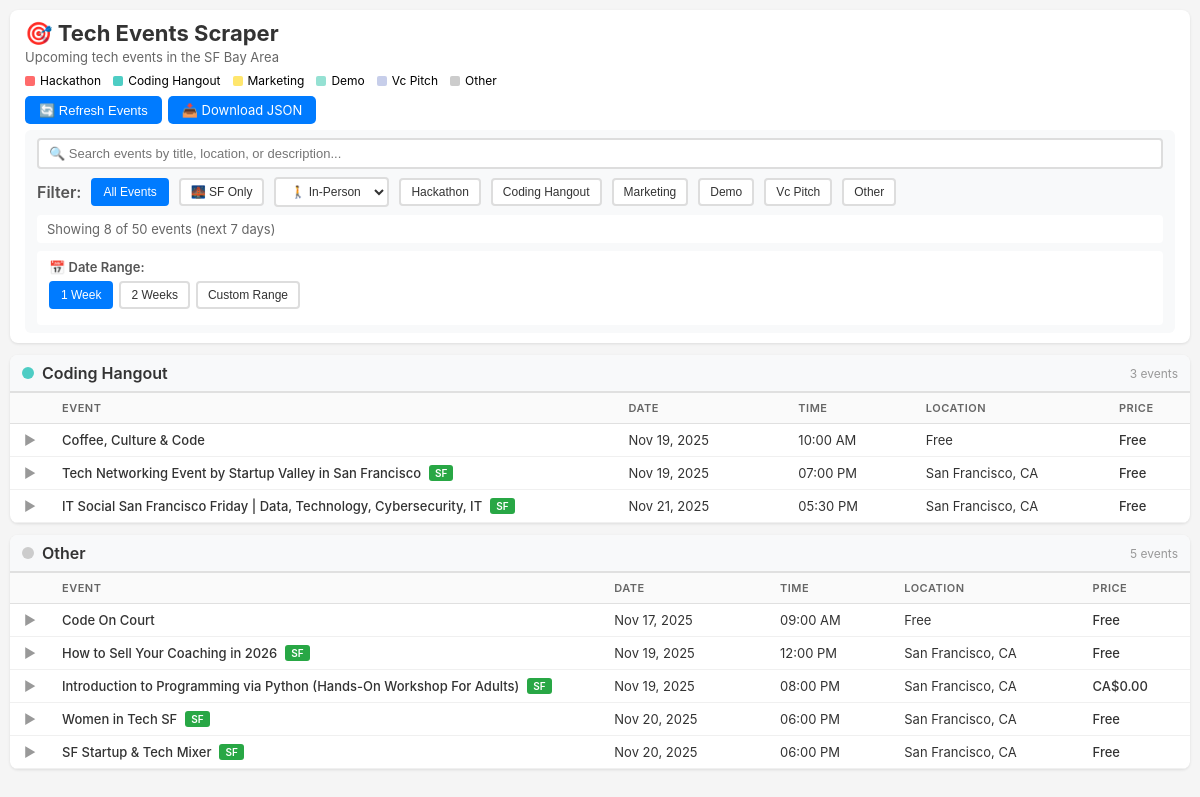
/, run on an earlier commit of the app's database.
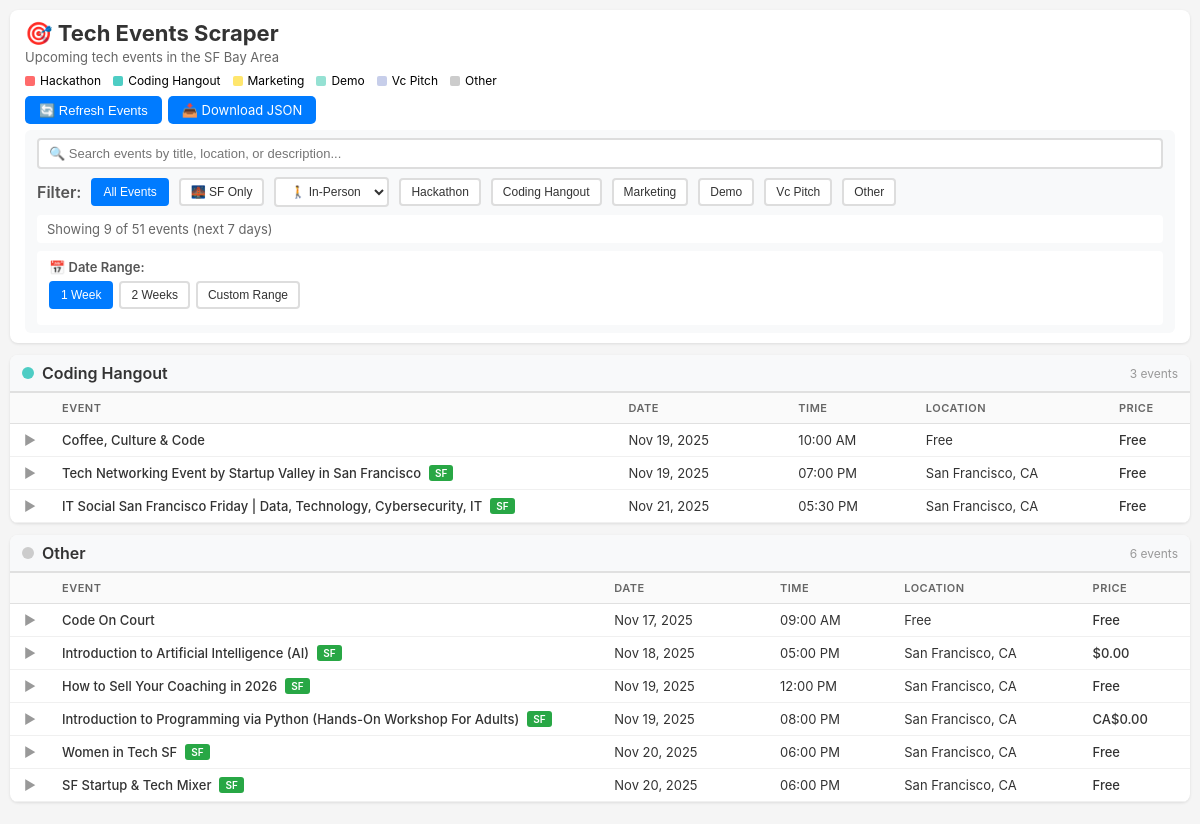
And on a later commit of the database.
### tables this page shows
CREATE TABLE events (
    id INTEGER PRIMARY KEY AUTOINCREMENT,
    title VARCHAR(500) NOT NULL,
    event_date TEXT NOT NULL,  -- Changed from DATE to TEXT
    event_time TEXT,            -- Changed from TIME to TEXT
    location VARCHAR(500),
    url VARCHAR(1000) UNIQUE,
    description TEXT,
    category VARCHAR(50),
    source VARCHAR(100),
    price VARCHAR(100),
    created_at TIMESTAMP DEFAULT CURRENT_TIMESTAMP,
    updated_at TIMESTAMP DEFAULT CURRENT_TIMESTAMP,
    UNIQUE(title, event_date)
);

### app.py (the view)
@app.route('/')
def index():
    events = get_all_events()
    for event in events:
        event['color'] = CATEGORY_COLORS.get(event['category'], '#CCCCCC')
        event['is_sf'] = is_sf_location(event.get('location', ''))
        if event.get('is_virtual') is None:
            event['is_virtual'] = is_virtual_event(
                event.get('title', ''),
                event.get('description', ''),
                event.get('location', '')
            )
        if event.get('event_date'):
            if isinstance(event['event_date'], str):
                try:
                    event['event_date'] = datetime.strptime(event['event_date'], '%Y-%m-%d').date()
                except:
                    pass
        if event.get('event_time'):
            if isinstance(event['event_time'], str):
                try:
                    event['event_time'] = datetime.strptime(event['event_time'], '%H:%M:%S').time()
                except:
                    try:
                        event['event_time'] = datetime.strptime(event['event_time'], '%H:%M:%S.%f').time()
                    except:
                        pass
    events_by_category = {}
    for event in events:
        category = event['category']
        if category not in events_by_category:
            events_by_category[category] = []
        events_by_category[category].append(event)
    Thread(target=export_to_json, args=(events,)).start()
    return render_template('index.html',
                         events_by_category=events_by_category,
                         category_colors=CATEGORY_COLORS)

### database/db_helper.py (called while the page is built)
@contextmanager
def get_db_connection():
    conn = sqlite3.connect(DB_PATH)
    conn.row_factory = sqlite3.Row  # Return rows as dictionaries
    try:
        yield conn
    finally:
        conn.close()

def get_all_events():
    with get_db_connection() as conn:
        cur = conn.cursor()
        cur.execute("""
            SELECT * FROM events
            WHERE event_date >= date('now')
            ORDER BY category, event_date, event_time
        """)
        return [dict(row) for row in cur.fetchall()]

### scrapers/categorizer.py (called while the page is built)
def is_sf_location(location):
    if not location:
        return False
    location_lower = location.lower()
    if any(non_sf_city in location_lower for non_sf_city in Config.NON_SF_CITIES):
        return False
    if ' sf' in location_lower or ',sf' in location_lower or location_lower.startswith('sf'):
        if 'south sf' not in location_lower and 'ssf' not in location_lower:
            return True
    return any(sf_keyword in location_lower for sf_keyword in Config.SF_LOCATIONS)

def is_virtual_event(title, description='', location=''):
    text = f"{title} {description} {location}".lower()
    return any(keyword in text for keyword in Config.VIRTUAL_KEYWORDS)

### templates/index.html (shortened to what this page needs)
<!DOCTYPE html>
<html lang="en">
<head>
</head>
<body>
    <div class="container">
        <header>
            <h1>🎯 Tech Events Scraper</h1>
            <p class="subtitle">Upcoming tech events in the SF Bay Area</p>
            <div class="legend">
                {% for category, color in category_colors.items() %}
                <div class="legend-item">
                    <div class="legend-color" style="background: {{ color }}"></div>
                    <span>{{ category.replace('_', ' ').title() }}</span>
                </div>
                {% endfor %}
            </div>
            <div class="controls">
                <button onclick="refreshEvents()">🔄 Refresh Events</button>
                <a href="/static/events_export.json" download class="button">
                    📥 Download JSON
                </a>
            </div>
            <div class="search-filter">
                <input type="text"
                       id="searchBox"
                       class="search-box"
                       placeholder="🔍 Search events by title, location, or description..."
                       onkeyup="filterEvents()">
                <div class="filter-group">
                    <span class="filter-label">Filter:</span>
                    <button class="filter-btn active" onclick="filterByCategory('all')">All Events</button>
                    <button class="filter-btn" onclick="filterByLocation('sf')">🌉 SF Only</button>
                    <select class="virtual-dropdown" onchange="filterByVirtual(this.value)">
                        <option value="non-virtual">🚶 In-Person</option>
                    </select>
                    {% for category in category_colors.keys() %}
                    <button class="filter-btn" onclick="filterByCategory('{{ category }}')">
                        {{ category.replace('_', ' ').title() }}
                    </button>
                    {% endfor %}
                </div>
                <div class="stats" id="stats">
                </div>
                <div class="date-filter">
                    <span class="date-filter-label">📅 Date Range:</span>
                    <div class="date-buttons">
                        <button class="date-btn active" onclick="setDateFilter('1week')">1 Week</button>
                        <button class="date-btn" onclick="setDateFilter('2weeks')">2 Weeks</button>
                        <button class="date-btn" onclick="toggleCustomDateRange()">Custom Range</button>
                    </div>
                </div>
            </div>
        </header>
        {% for category, events in events_by_category.items() %}
        <div class="events-table-container">
            <div class="table-category-header">
                <div class="table-category-indicator" style="background: {{ category_colors[category] }}"></div>
                <h2 class="table-category-title">{{ category.replace('_', ' ') }}</h2>
                <span class="table-event-count">{{ events|length }} events</span>
            </div>
            <table class="events-table">
                <thead>
                    <tr>
                        <th style="width: 40px;"></th>
                        <th>Event</th>
                        <th>Date</th>
                        <th class="table-time-cell">Time</th>
                        <th class="table-location-cell">Location</th>
                        <th>Price</th>
                    </tr>
                </thead>
                <tbody>
                    {% for event in events %}
                    <tr class="expandable" onclick="toggleTableRow(this)" data-category="{{ category }}" data-virtual="{{ '1' if event.is_virtual else '0' }}">
                        <td class="table-expand-cell">
                            <span class="expand-icon">▶</span>
                        </td>
                        <td class="table-title-cell">
                            <a href="{{ event.url }}" target="_blank" onclick="event.stopPropagation()">
                                {{ event.title }}
                                {% if event.is_sf %}
                                <span class="table-sf-badge">SF</span>
                                {% endif %}
                            </a>
                        </td>
                        <td class="table-date-cell">
                            {{ event.event_date.strftime('%b %d, %Y') if event.event_date else 'TBD' }}
                        </td>
                        <td class="table-time-cell">
                            {{ event.event_time.strftime('%I:%M %p') if event.event_time else '-' }}
                        </td>
                        <td class="table-location-cell">
                            {{ event.location if event.location else '-' }}
                        </td>
                        <td class="table-price-cell">
                            {{ event.price if event.price else 'Free' }}
                        </td>
                    </tr>
                    {% endfor %}
                </tbody>
            </table>
        </div>
        {% endfor %}
    </div>
</body>
</html>

### templates/index.html (style rules this page uses)
* { margin: 0; padding: 0; box-sizing: border-box; }
body { font-family: -apple-system, BlinkMacSystemFont, 'Segoe UI', Roboto, sans-serif; background: #f5f5f5; padding: 10px; }
.container { max-width: 1200px; margin: 0 auto; }
header { background: white; padding: 10px 15px; border-radius: 8px; margin-bottom: 12px; box-shadow: 0 1px 3px rgba(0,0,0,0.1); }
h1 { color: #333; margin-bottom: 3px; font-size: 22px; }
.subtitle { color: #666; margin-bottom: 8px; font-size: 13px; }
.controls { margin-top: 8px; display: flex; gap: 6px; }
button, .button { background: #007bff; color: white; border: none; padding: 6px 14px; border-radius: 5px; cursor: pointer; font-size: 13px; text-decoration: none; display: inline-block; }
.legend { display: flex; gap: 12px; flex-wrap: wrap; margin-top: 6px; }
.legend-item { display: flex; align-items: center; gap: 5px; font-size: 12px; }
.legend-color { width: 10px; height: 10px; border-radius: 2px; }
.search-filter { background: #f8f9fa; padding: 8px 12px; border-radius: 6px; margin-top: 6px; }
.search-box { width: 100%; padding: 6px 10px; border: 2px solid #ddd; border-radius: 4px; font-size: 13px; margin-bottom: 8px; }
.filter-group { display: flex; gap: 10px; flex-wrap: wrap; align-items: center; }
.filter-label { font-weight: 600; color: #555; }
.filter-btn { padding: 5px 10px; border: 2px solid #ddd; background: white; border-radius: 4px; cursor: pointer; font-size: 12px; color: #333; transition: all 0.2s; }
.filter-btn.active { background: #007bff; color: white; border-color: #007bff; }
.virtual-dropdown { padding: 5px 10px; border: 2px solid #ddd; background: white; border-radius: 4px; cursor: pointer; font-size: 12px; color: #333; transition: all 0.2s; }
.stats { margin-top: 8px; padding: 6px 10px; background: white; border-radius: 4px; font-size: 13px; color: #666; }
.events-table-container { background: white; border-radius: 8px; margin-bottom: 12px; box-shadow: 0 1px 3px rgba(0,0,0,0.1); overflow: hidden; }
.table-category-header { background: #f8f9fa; padding: 8px 12px; border-bottom: 2px solid #e0e0e0; display: flex; align-items: center; gap: 8px; }
.table-category-indicator { width: 12px; height: 12px; border-radius: 50%; }
.table-category-title { font-size: 16px; font-weight: 600; color: #333; text-transform: capitalize; }
.table-event-count { color: #999; font-size: 12px; margin-left: auto; }
.events-table { width: 100%; border-collapse: collapse; }
.events-table thead { background: #fafafa; border-bottom: 1px solid #e0e0e0; }
.events-table th { text-align: left; padding: 8px 12px; font-weight: 600; font-size: 11px; color: #666; text-transform: uppercase; letter-spacing: 0.5px; }
.events-table tbody tr { border-bottom: 1px solid #f0f0f0; transition: background 0.15s; }
.events-table tbody tr.expandable { cursor: pointer; }
.events-table td { padding: 8px 12px; font-size: 13px; color: #333; vertical-align: middle; }
.table-title-cell { font-weight: 500; max-width: 400px; }
.table-title-cell a { color: #333; text-decoration: none; display: flex; align-items: center; gap: 8px; }
.table-date-cell { white-space: nowrap; color: #555; min-width: 120px; }
.table-time-cell { white-space: nowrap; color: #666; min-width: 90px; }
.table-location-cell { color: #666; max-width: 200px; overflow: hidden; text-overflow: ellipsis; white-space: nowrap; }
.table-price-cell { white-space: nowrap; font-weight: 500; color: #28a745; }
.table-expand-cell { width: 40px; text-align: center; }
.expand-icon { color: #999; transition: transform 0.2s; display: inline-block; }
.table-sf-badge { background: #28a745; color: white; padding: 2px 6px; border-radius: 3px; font-size: 10px; font-weight: 600; }
.date-filter { margin-top: 8px; padding: 8px 12px; background: white; border-radius: 4px; }
.date-filter-label { font-weight: 600; color: #555; margin-bottom: 6px; display: block; font-size: 13px; }
.date-buttons { display: flex; gap: 6px; margin-bottom: 8px; }
.date-btn { padding: 5px 10px; border: 2px solid #ddd; background: white; border-radius: 4px; cursor: pointer; font-size: 12px; color: #333; transition: all 0.2s; }
.date-btn.active { background: #007bff; color: white; border-color: #007bff; }

What changed in the data, as far as the page shows it:
added events: title "Introduction to Artificial Intelligence (AI)", shows "SF", event_date "Nov 18, 2025", event_time "05:00 PM", location "San Francisco, CA", price "$0.00", shown under "Other"
Also different on the page:
text written by a page script: "Showing 8 of 50 events (next 7 days)" → "Showing 9 of 51 events (next 7 days)"
text written by a page script: "5 events" → "6 events"
